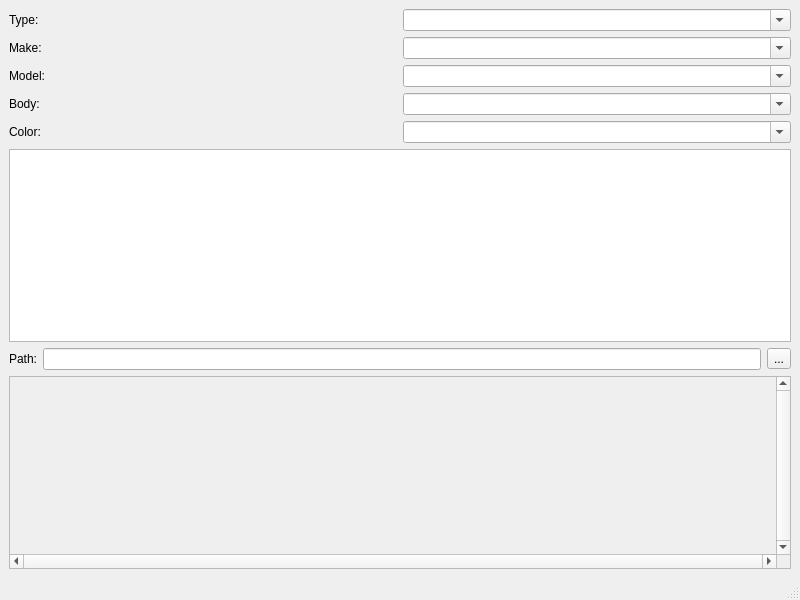
<?xml version="1.0" encoding="UTF-8"?>
<ui version="4.0">
 <class>MainWindow</class>
 <widget class="QMainWindow" name="MainWindow">
  <property name="geometry">
   <rect>
    <x>0</x>
    <y>0</y>
    <width>800</width>
    <height>600</height>
   </rect>
  </property>
  <property name="windowTitle">
   <string>Annotator</string>
  </property>
  <widget class="QWidget" name="centralwidget">
   <property name="sizePolicy">
    <sizepolicy hsizetype="Preferred" vsizetype="Preferred">
     <horstretch>0</horstretch>
     <verstretch>0</verstretch>
    </sizepolicy>
   </property>
   <property name="autoFillBackground">
    <bool>false</bool>
   </property>
     <layout class="QVBoxLayout" name="verticalLayout">
      <item>
       <layout class="QHBoxLayout" name="typeHLayout">
        <item>
         <widget class="QLabel" name="typeLabel">
          <property name="text">
           <string>Type:</string>
          </property>
          <property name="buddy">
           <cstring>type_combo_box</cstring>
          </property>
         </widget>
        </item>
        <item>
         <widget class="QComboBox" name="type_combo_box">
          <property name="editable">
           <bool>true</bool>
          </property>
         </widget>
        </item>
       </layout>
      </item>
      <item>
       <layout class="QHBoxLayout" name="makeHLayout">
        <item>
         <widget class="QLabel" name="makeLabel">
          <property name="text">
           <string>Make:</string>
          </property>
          <property name="buddy">
           <cstring>make_combo_box</cstring>
          </property>
         </widget>
        </item>
        <item>
         <widget class="QComboBox" name="make_combo_box">
          <property name="editable">
           <bool>true</bool>
          </property>
         </widget>
        </item>
       </layout>
      </item>
      <item>
       <layout class="QHBoxLayout" name="modelHLayout">
        <item>
         <widget class="QLabel" name="modelLabel">
          <property name="text">
           <string>Model:</string>
          </property>
          <property name="buddy">
           <cstring>model_combo_box</cstring>
          </property>
         </widget>
        </item>
        <item>
         <widget class="QComboBox" name="model_combo_box">
          <property name="editable">
           <bool>true</bool>
          </property>
         </widget>
        </item>
       </layout>
      </item>
      <item>
       <layout class="QHBoxLayout" name="bodyHLayout">
        <item>
         <widget class="QLabel" name="bodyLabel">
          <property name="text">
           <string>Body:</string>
          </property>
          <property name="buddy">
           <cstring>body_combo_box</cstring>
          </property>
         </widget>
        </item>
        <item>
         <widget class="QComboBox" name="body_combo_box">
          <property name="editable">
           <bool>true</bool>
          </property>
         </widget>
        </item>
       </layout>
      </item>
      <item>
       <layout class="QHBoxLayout" name="colorHLayout">
        <item>
         <widget class="QLabel" name="colorLabel">
          <property name="text">
           <string>Color:</string>
          </property>
          <property name="buddy">
           <cstring>color_combo_box</cstring>
          </property>
         </widget>
        </item>
        <item>
         <widget class="QComboBox" name="color_combo_box">
          <property name="editable">
           <bool>true</bool>
          </property>
         </widget>
        </item>
       </layout>
      </item>
      <item>
       <widget class="QGraphicsView" name="photo_view"/>
      </item>
      <item>
       <layout class="QHBoxLayout" name="pathHLayout">
        <item>
         <widget class="QLabel" name="pathLabel">
          <property name="text">
           <string>Path:</string>
          </property>
          <property name="buddy">
           <cstring>path_edit</cstring>
          </property>
         </widget>
        </item>
        <item>
         <widget class="QLineEdit" name="path_edit"/>
        </item>
        <item>
         <widget class="QToolButton" name="pathBrowserButton">
          <property name="text">
           <string>...</string>
          </property>
         </widget>
        </item>
       </layout>
      </item>
      <item>
       <widget class="QScrollArea" name="thumbnail_scroll_area">
        <property name="verticalScrollBarPolicy">
         <enum>Qt::ScrollBarAlwaysOn</enum>
        </property>
        <property name="horizontalScrollBarPolicy">
         <enum>Qt::ScrollBarAlwaysOn</enum>
        </property>
        <property name="widgetResizable">
         <bool>true</bool>
        </property>
        <widget class="QWidget" name="scrollAreaWidgetContents">
         <property name="geometry">
          <rect>
           <x>0</x>
           <y>0</y>
           <width>764</width>
           <height>131</height>
          </rect>
         </property>
        </widget>
       </widget>
      </item>
     </layout>
  </widget>
  <widget class="QMenuBar" name="menubar">
   <property name="geometry">
    <rect>
     <x>0</x>
     <y>0</y>
     <width>800</width>
     <height>21</height>
    </rect>
   </property>
  </widget>
  <widget class="QStatusBar" name="statusbar"/>
 </widget>
 <resources/>
 <connections/>
</ui>
